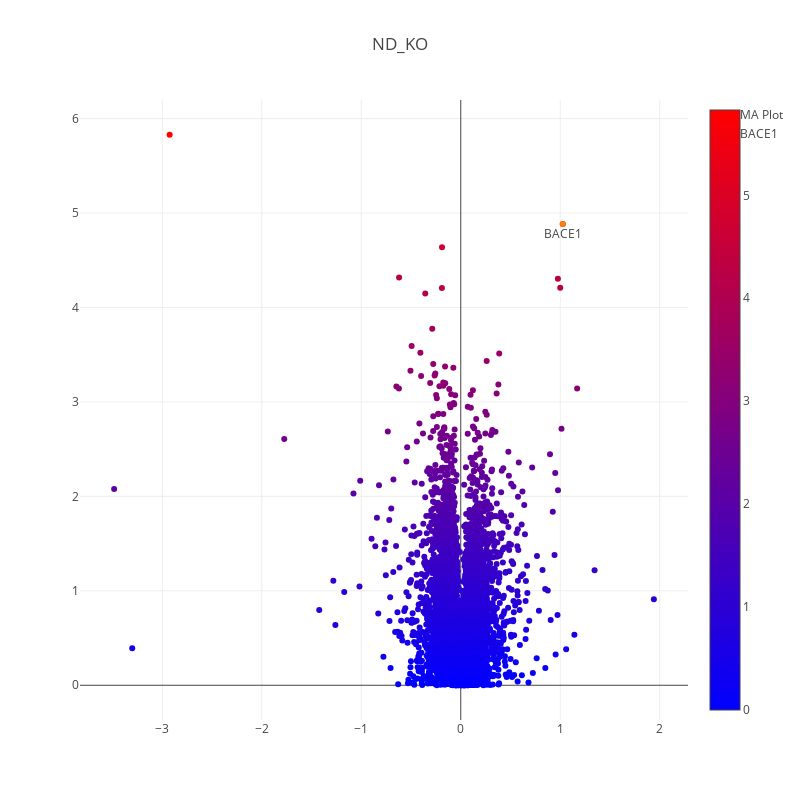

The notebook cell this image was saved under:
### Code cell
#interactive plot
trace_1 = go.Scatter(
    x=hippo_df['log2_fc_{}'.format(tag)],
    y=hippo_df['log10_{}_pvalue'.format(tag)],
    mode='markers',
    name='MA Plot',
    text = [df.loc[i]['Fasta headers'].split('|')[2].split(';')[0].split(' ')[0] for i in hippo_df.index.values],
    hoverinfo = 'text',
    marker=dict(
        #size=16,
        color = hippo_df['log10_{}_pvalue'.format(tag)], #set color equal to a variable
        colorscale='Bluered',
        showscale=True
    )
)


annot_1 = go.Scatter(
    x=[hippo_df.loc[bace_index]['log2_fc_{}'.format(tag)]],
    y=[hippo_df.loc[bace_index]['log10_{}_pvalue'.format(tag)]],
    mode='markers+text',
    name='BACE1',
    text=['BACE1'],
    textposition='bottom center'
)
layout = dict(title=tag,
             width=800,
             height=800,
              
             )

fig = go.Figure(data=[trace_1,annot_1], 
                layout=layout)
iplot(fig, filename='test')

### Figure 1 — Plotly figure (JSON) as saved in the notebook; plotly's stock layout.template omitted (floating-point values rounded to 4 significant figures; data arrays with more than 128 entries replaced by an {"elided": "..."} marker saying what was removed)
{"data": [{"hoverinfo": "text", "marker": {"color": {"elided": "7347 float values"}, "colorscale": "Bluered", "showscale": true}, "mode": "markers", "name": "MA Plot", "text": {"elided": "7347 str values"}, "type": "scatter", "uid": "6f9ecc91-11a3-4ba2-83b0-3a593a470755", "x": {"elided": "7347 float values"}, "y": {"elided": "7347 float values"}}, {"mode": "markers+text", "name": "BACE1", "text": ["BACE1"], "textposition": "bottom center", "type": "scatter", "uid": "dc9190c5-d7c9-4712-8216-8ab15492b1e2", "x": [1.025], "y": [4.884]}], "layout": {"height": 800, "title": {"text": "ND_KO"}, "width": 800}}
